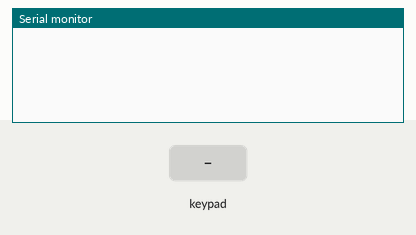
A sketch run on a simulated Arduino Uno, built with avr-gcc and run on an emulated ATmega328P. Shown: the last lines printed to the serial monitor. The test bench sets the inputs (shaded band).

Above: at 1.4 s.
1.5 s: key '1' pressed
At 2.0 s:
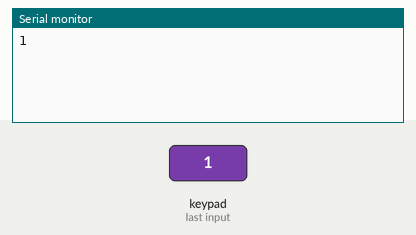
3.0 s: keypad keys 9 8 7 6 # pressed 0.4 s apart
At 5.5 s:
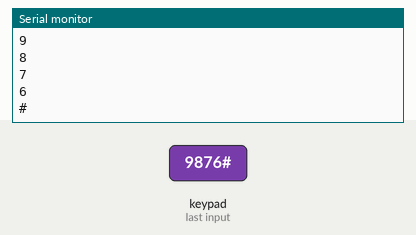
6.5 s: key '*' pressed
At 6.8 s:
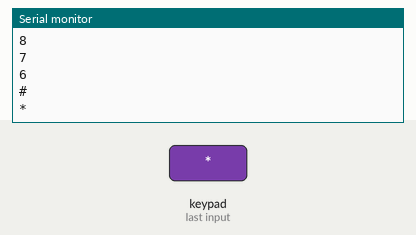
8.0 s: keypad keys 5 4 3 pressed 0.4 s apart
At 9.8 s:
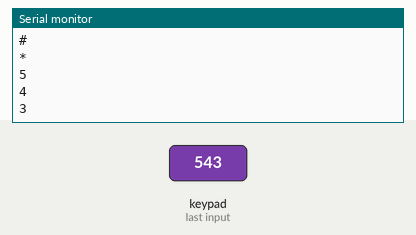
Timing chart, 0 to 11.3 s (numbered marks = the images above; inputs shaded):
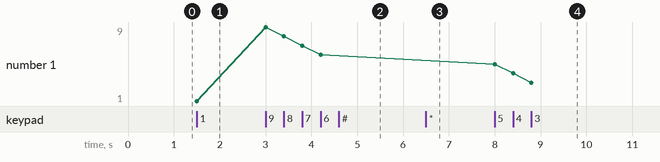

The sketch:

CustomKeypad.ino
```cpp
/* @file CustomKeypad.pde
|| @version 1.0
|| @author Alexander Brevig
|| @contact alexanderbrevig@gmail.com
||
|| @description
|| | Demonstrates changing the keypad size and key values.
|| #
*/
#include <Keypad.h>

const byte ROWS = 4; //four rows
const byte COLS = 3; //four columns
//define the cymbols on the buttons of the keypads
char hexaKeys[ROWS][COLS] = {
 {'1', '2', '3'},
  {'4', '5', '6'},
  {'7', '8', '9'},
  {'*', '0', '#'}
};// Connect keypad ROW0, ROW1, ROW2 and ROW3 to these Arduino pins.
byte rowPins[ROWS] = { 9, 8, 7, 6 };
// Connect keypad COL0, COL1 and COL2, COL3 to these Arduino pins.
byte colPins[COLS] = { 5, 4, 3 };
//initialize an instance of class NewKeypad
Keypad customKeypad = Keypad( makeKeymap(hexaKeys), rowPins, colPins, ROWS, COLS);

void setup(){
  Serial.println("hui!");
  digitalWrite(13, HIGH);
  delay(100);
  digitalWrite(13, LOW);
  delay(100);

  Serial.begin(9600);
}

void loop(){
  char customKey = customKeypad.getKey();

  if (customKey){
    Serial.println(customKey);
  }
}
```

Measured:
- after the input at 1.5 s, the serial monitor: prints a new line at once (image 1)
- after the input at 3.0 s, the serial monitor: prints a new line at once (image 2)
- after the input at 6.5 s, the serial monitor: prints a new line at once (image 3)
- after the input at 8.0 s, the serial monitor: prints a new line at once (image 4)
- plotted number 1: 1 → 6 after the input at 3.0 s, 6 → 3 after the input at 8.0 s
